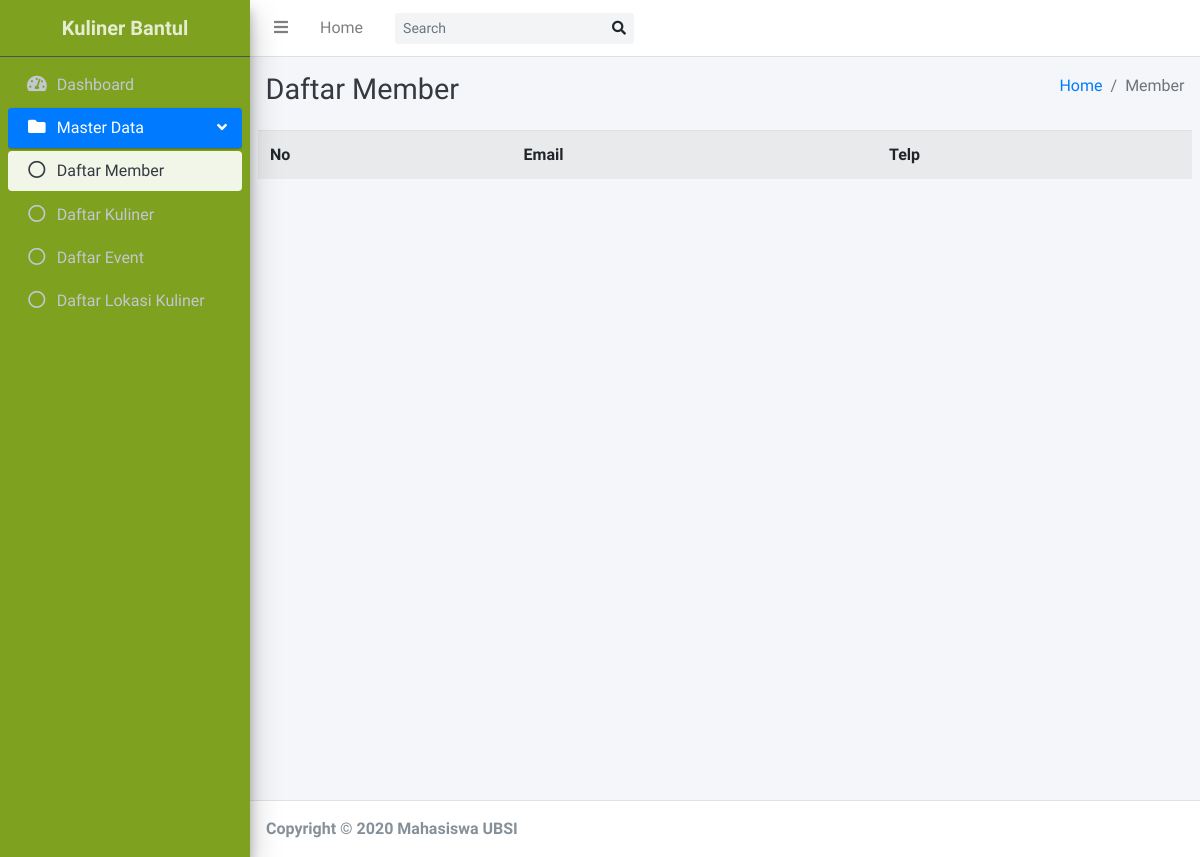
Before: /index.php/admin/daftar_member with the older database file.
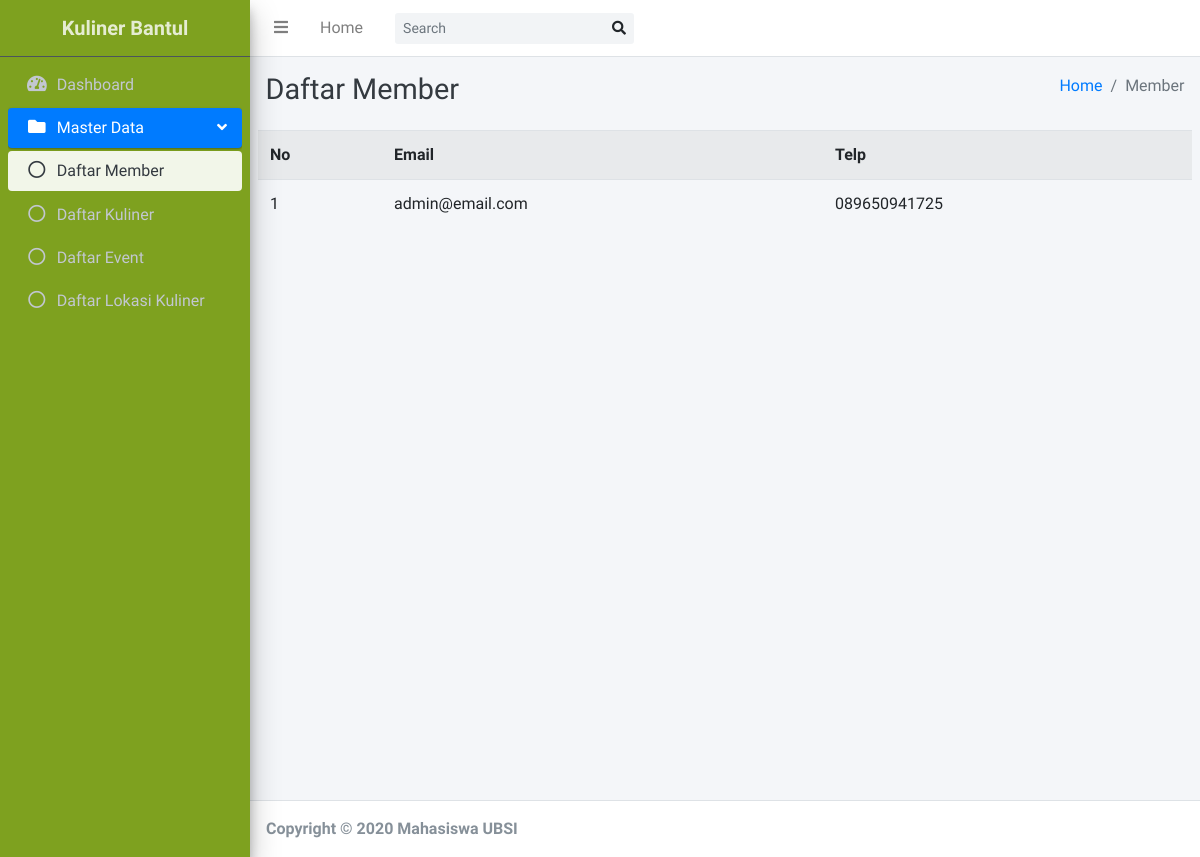
After: the same page with the newer database file.
### tables this page shows
CREATE TABLE `user` (
  `id_user` varchar(30) NOT NULL,
  `nama_user` varchar(50) NOT NULL,
  `email` varchar(50) NOT NULL,
  `password` varchar(100) NOT NULL,
  `image` varchar(400) NOT NULL,
  `tanggal_lahir` varchar(50) NOT NULL,
  `telp` varchar(20) NOT NULL,
  `id_role` varchar(50) NOT NULL,
  `username` varchar(20) NOT NULL,
  `tanggal_daftar` varchar(50) NOT NULL,
  `ip_address` varchar(30) NOT NULL
);

### application/controllers/Admin.php (called while the page is built, shortened)
<?php
class Admin extends CI_Controller
{
    public function daftar_member()
    {
        $data['users'] = $this->UserModel->getUsers()->result_array();
        $this->load->view('templates/admin-header');
        $this->load->view('templates/admin-sidebar');
        $this->load->view('admin/daftar_member', $data);
        $this->load->view('templates/admin-footer');
    }
}

### index.php (called while the page is built, shortened)
<?php
require_once BASEPATH.'core/CodeIgniter.php';

### application/models/UserModel.php (called while the page is built, shortened)
<?php
class UserModel extends CI_Model
{
    public function getUsers()
    {
        return $this->db->get_where('user', ['id_role' => 'mbr1587565962']);
    }
}

### application/views/admin/daftar_member.php (the view, shortened to what this page needs)
<div class="content-wrapper">
    <div class="content-header">
        <div class="container-fluid">
            <div class="row mb-2">
                <div class="col-sm-6">
                    <h1 class="m-0 text-dark">Daftar Member</h1>
                </div>
                <div class="col-sm-6">
                    <ol class="breadcrumb float-sm-right">
                        <li class="breadcrumb-item"><a href="<?= base_url('admin') ?>">Home</a></li>
                        <li class="breadcrumb-item active">Member</li>
                    </ol>
                </div>
            </div>
        </div>
    </div>
    <div class="content">
        <div class="row">
            <div class="col lg-6">
                <table class="table table-striped">
                    <tr>
                        <th>No</th>
                        <th>Email</th>
                        <th>Telp</th>
                    </tr>
                    <?php foreach ($users as $user) : ?>
                        <?php $no = 1; ?>
                        <tr>
                            <td><?= $no ?></td>
                            <td><?= $user['email'] ?></td>
                            <td><?= $user['telp'] ?></td>
                        </tr>
                    <?php endforeach ?>
                </table>
            </div>
        </div>
    </div>
</div>

Changed rows visible on the page:
added user: no "1", email "admin@email.com", telp "089650941725"
